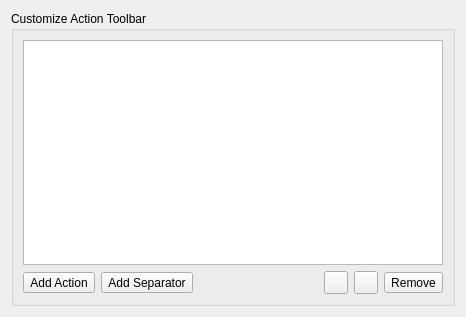
<?xml version="1.0" encoding="UTF-8"?>
<ui version="4.0">
 <class>InterfaceToolbarOptionsPage</class>
 <widget class="QWidget" name="InterfaceToolbarOptionsPage">
  <property name="geometry">
   <rect>
    <x>0</x>
    <y>0</y>
    <width>466</width>
    <height>317</height>
   </rect>
  </property>
  <layout class="QVBoxLayout">
   <item>
    <widget class="QGroupBox" name="customize_toolbar_box">
     <property name="sizePolicy">
      <sizepolicy hsizetype="MinimumExpanding" vsizetype="Preferred">
       <horstretch>0</horstretch>
       <verstretch>0</verstretch>
      </sizepolicy>
     </property>
     <property name="title">
      <string>Customize Action Toolbar</string>
     </property>
     <layout class="QVBoxLayout" name="verticalLayout">
      <item>
       <widget class="QListWidget" name="toolbar_layout_list">
        <property name="sizePolicy">
         <sizepolicy hsizetype="Expanding" vsizetype="Expanding">
          <horstretch>0</horstretch>
          <verstretch>0</verstretch>
         </sizepolicy>
        </property>
       </widget>
      </item>
      <item>
       <widget class="QWidget" name="edit_button_box" native="true">
        <layout class="QHBoxLayout" name="edit_box_layout">
         <property name="leftMargin">
          <number>0</number>
         </property>
         <property name="topMargin">
          <number>0</number>
         </property>
         <property name="rightMargin">
          <number>0</number>
         </property>
         <property name="bottomMargin">
          <number>0</number>
         </property>
         <item>
          <widget class="QToolButton" name="add_button">
           <property name="toolTip">
            <string>Add a new button to Toolbar</string>
           </property>
           <property name="text">
            <string>Add Action</string>
           </property>
          </widget>
         </item>
         <item>
          <widget class="QToolButton" name="insert_separator_button">
           <property name="toolTip">
            <string>Insert a separator</string>
           </property>
           <property name="text">
            <string>Add Separator</string>
           </property>
          </widget>
         </item>
         <item>
          <spacer name="button_box_spacer">
           <property name="orientation">
            <enum>Qt::Horizontal</enum>
           </property>
           <property name="sizeType">
            <enum>QSizePolicy::MinimumExpanding</enum>
           </property>
           <property name="sizeHint" stdset="0">
            <size>
             <width>50</width>
             <height>20</height>
            </size>
           </property>
          </spacer>
         </item>
         <item>
          <widget class="QToolButton" name="up_button">
           <property name="toolTip">
            <string>Move selected item up</string>
           </property>
           <property name="icon">
            <iconset theme=":/images/16x16/go-up.png">
             <normaloff>.</normaloff>.</iconset>
           </property>
          </widget>
         </item>
         <item>
          <widget class="QToolButton" name="down_button">
           <property name="toolTip">
            <string>Move selected item down</string>
           </property>
           <property name="icon">
            <iconset theme=":/images/16x16/go-down.png">
             <normaloff>.</normaloff>.</iconset>
           </property>
          </widget>
         </item>
         <item>
          <widget class="QToolButton" name="remove_button">
           <property name="toolTip">
            <string>Remove button from toolbar</string>
           </property>
           <property name="text">
            <string>Remove</string>
           </property>
          </widget>
         </item>
        </layout>
       </widget>
      </item>
     </layout>
    </widget>
   </item>
  </layout>
 </widget>
 <tabstops>
  <tabstop>toolbar_layout_list</tabstop>
  <tabstop>add_button</tabstop>
  <tabstop>insert_separator_button</tabstop>
  <tabstop>up_button</tabstop>
  <tabstop>down_button</tabstop>
  <tabstop>remove_button</tabstop>
 </tabstops>
 <resources/>
 <connections/>
</ui>
